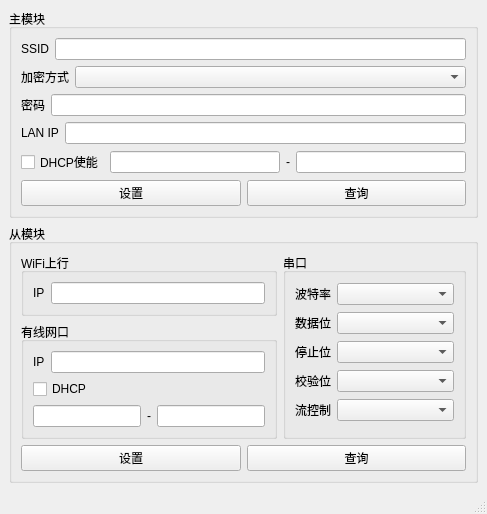
<?xml version="1.0" encoding="UTF-8"?>
<ui version="4.0">
 <class>MainWindow</class>
 <widget class="QMainWindow" name="MainWindow">
  <property name="geometry">
   <rect>
    <x>0</x>
    <y>0</y>
    <width>487</width>
    <height>497</height>
   </rect>
  </property>
  <property name="windowTitle">
   <string>MainWindow</string>
  </property>
  <widget class="QWidget" name="centralwidget">
   <layout class="QVBoxLayout" name="verticalLayout">
    <item>
     <widget class="QGroupBox" name="groupBox">
      <property name="title">
       <string>主模块</string>
      </property>
      <layout class="QVBoxLayout" name="verticalLayout_5">
       <item>
        <layout class="QHBoxLayout" name="horizontalLayout_11">
         <item>
          <widget class="QLabel" name="label_2">
           <property name="text">
            <string>SSID</string>
           </property>
          </widget>
         </item>
         <item>
          <widget class="QLineEdit" name="lineEditSSID"/>
         </item>
        </layout>
       </item>
       <item>
        <layout class="QHBoxLayout" name="horizontalLayout_10">
         <item>
          <widget class="QLabel" name="label_3">
           <property name="text">
            <string>加密方式</string>
           </property>
          </widget>
         </item>
         <item>
          <widget class="QComboBox" name="comboBoxEncryption">
           <property name="sizePolicy">
            <sizepolicy hsizetype="Expanding" vsizetype="Fixed">
             <horstretch>0</horstretch>
             <verstretch>0</verstretch>
            </sizepolicy>
           </property>
          </widget>
         </item>
        </layout>
       </item>
       <item>
        <layout class="QHBoxLayout" name="horizontalLayout_9">
         <item>
          <widget class="QLabel" name="label_4">
           <property name="text">
            <string>密码</string>
           </property>
          </widget>
         </item>
         <item>
          <widget class="QLineEdit" name="lineEditPassword"/>
         </item>
        </layout>
       </item>
       <item>
        <layout class="QHBoxLayout" name="horizontalLayout_8">
         <item>
          <widget class="QLabel" name="label_5">
           <property name="text">
            <string>LAN IP</string>
           </property>
          </widget>
         </item>
         <item>
          <widget class="QLineEdit" name="lineEditMasterLanIP"/>
         </item>
        </layout>
       </item>
       <item>
        <layout class="QHBoxLayout" name="horizontalLayout_7">
         <item>
          <widget class="QCheckBox" name="checkBoxMaster">
           <property name="text">
            <string>DHCP使能</string>
           </property>
          </widget>
         </item>
         <item>
          <widget class="QLineEdit" name="lineEditMasterIPMin"/>
         </item>
         <item>
          <widget class="QLabel" name="label_6">
           <property name="text">
            <string>-</string>
           </property>
          </widget>
         </item>
         <item>
          <widget class="QLineEdit" name="lineEditMasterIPMax"/>
         </item>
        </layout>
       </item>
       <item>
        <layout class="QHBoxLayout" name="horizontalLayout_12">
         <item>
          <widget class="QPushButton" name="pushButtonMasterSet">
           <property name="sizePolicy">
            <sizepolicy hsizetype="Minimum" vsizetype="Preferred">
             <horstretch>0</horstretch>
             <verstretch>0</verstretch>
            </sizepolicy>
           </property>
           <property name="text">
            <string>设置</string>
           </property>
          </widget>
         </item>
         <item>
          <widget class="QPushButton" name="pushButtonMasterGet">
           <property name="sizePolicy">
            <sizepolicy hsizetype="Minimum" vsizetype="Preferred">
             <horstretch>0</horstretch>
             <verstretch>0</verstretch>
            </sizepolicy>
           </property>
           <property name="text">
            <string>查询</string>
           </property>
          </widget>
         </item>
        </layout>
       </item>
      </layout>
     </widget>
    </item>
    <item>
     <widget class="QGroupBox" name="groupBox_2">
      <property name="sizePolicy">
       <sizepolicy hsizetype="Preferred" vsizetype="Preferred">
        <horstretch>0</horstretch>
        <verstretch>0</verstretch>
       </sizepolicy>
      </property>
      <property name="title">
       <string>从模块</string>
      </property>
      <layout class="QVBoxLayout" name="verticalLayout_4">
       <item>
        <layout class="QHBoxLayout" name="horizontalLayout_22">
         <item>
          <layout class="QVBoxLayout" name="verticalLayout_8">
           <item>
            <widget class="QGroupBox" name="groupBox_4">
             <property name="sizePolicy">
              <sizepolicy hsizetype="Minimum" vsizetype="Preferred">
               <horstretch>0</horstretch>
               <verstretch>0</verstretch>
              </sizepolicy>
             </property>
             <property name="title">
              <string>WiFi上行</string>
             </property>
             <layout class="QHBoxLayout" name="horizontalLayout_15">
              <item>
               <widget class="QLabel" name="label_7">
                <property name="text">
                 <string>IP</string>
                </property>
               </widget>
              </item>
              <item>
               <widget class="QLineEdit" name="lineEditFollowerWifiIP">
                <property name="sizePolicy">
                 <sizepolicy hsizetype="Expanding" vsizetype="Fixed">
                  <horstretch>0</horstretch>
                  <verstretch>0</verstretch>
                 </sizepolicy>
                </property>
               </widget>
              </item>
             </layout>
            </widget>
           </item>
           <item>
            <widget class="QGroupBox" name="groupBox_5">
             <property name="sizePolicy">
              <sizepolicy hsizetype="Fixed" vsizetype="Preferred">
               <horstretch>0</horstretch>
               <verstretch>0</verstretch>
              </sizepolicy>
             </property>
             <property name="title">
              <string>有线网口</string>
             </property>
             <layout class="QVBoxLayout" name="verticalLayout_6">
              <item>
               <layout class="QHBoxLayout" name="horizontalLayout_14">
                <item>
                 <widget class="QLabel" name="label_8">
                  <property name="text">
                   <string>IP</string>
                  </property>
                 </widget>
                </item>
                <item>
                 <widget class="QLineEdit" name="lineEditFollowerLanIP">
                  <property name="sizePolicy">
                   <sizepolicy hsizetype="Expanding" vsizetype="Fixed">
                    <horstretch>0</horstretch>
                    <verstretch>0</verstretch>
                   </sizepolicy>
                  </property>
                 </widget>
                </item>
               </layout>
              </item>
              <item>
               <widget class="QCheckBox" name="checkBoxFollower">
                <property name="text">
                 <string>DHCP</string>
                </property>
               </widget>
              </item>
              <item>
               <layout class="QHBoxLayout" name="horizontalLayout_13">
                <item>
                 <widget class="QLineEdit" name="lineEditFollowerIPMin">
                  <property name="sizePolicy">
                   <sizepolicy hsizetype="Minimum" vsizetype="Fixed">
                    <horstretch>0</horstretch>
                    <verstretch>0</verstretch>
                   </sizepolicy>
                  </property>
                 </widget>
                </item>
                <item>
                 <widget class="QLabel" name="label_9">
                  <property name="text">
                   <string>-</string>
                  </property>
                 </widget>
                </item>
                <item>
                 <widget class="QLineEdit" name="lineEditFollowerIPMax">
                  <property name="sizePolicy">
                   <sizepolicy hsizetype="Minimum" vsizetype="Fixed">
                    <horstretch>0</horstretch>
                    <verstretch>0</verstretch>
                   </sizepolicy>
                  </property>
                 </widget>
                </item>
               </layout>
              </item>
             </layout>
            </widget>
           </item>
          </layout>
         </item>
         <item>
          <widget class="QGroupBox" name="groupBox_3">
           <property name="sizePolicy">
            <sizepolicy hsizetype="Expanding" vsizetype="Preferred">
             <horstretch>0</horstretch>
             <verstretch>0</verstretch>
            </sizepolicy>
           </property>
           <property name="title">
            <string>串口</string>
           </property>
           <layout class="QVBoxLayout" name="verticalLayout_7">
            <item>
             <layout class="QHBoxLayout" name="horizontalLayout_16">
              <item>
               <widget class="QLabel" name="label_10">
                <property name="text">
                 <string>波特率</string>
                </property>
               </widget>
              </item>
              <item>
               <widget class="QComboBox" name="comboBoxBuard">
                <property name="sizePolicy">
                 <sizepolicy hsizetype="Expanding" vsizetype="Fixed">
                  <horstretch>0</horstretch>
                  <verstretch>0</verstretch>
                 </sizepolicy>
                </property>
               </widget>
              </item>
             </layout>
            </item>
            <item>
             <layout class="QHBoxLayout" name="horizontalLayout_17">
              <item>
               <widget class="QLabel" name="label_11">
                <property name="text">
                 <string>数据位</string>
                </property>
               </widget>
              </item>
              <item>
               <widget class="QComboBox" name="comboBoxDatabit">
                <property name="sizePolicy">
                 <sizepolicy hsizetype="Expanding" vsizetype="Fixed">
                  <horstretch>0</horstretch>
                  <verstretch>0</verstretch>
                 </sizepolicy>
                </property>
               </widget>
              </item>
             </layout>
            </item>
            <item>
             <layout class="QHBoxLayout" name="horizontalLayout_18">
              <item>
               <widget class="QLabel" name="label_12">
                <property name="text">
                 <string>停止位</string>
                </property>
               </widget>
              </item>
              <item>
               <widget class="QComboBox" name="comboBoxStopbit">
                <property name="sizePolicy">
                 <sizepolicy hsizetype="Expanding" vsizetype="Fixed">
                  <horstretch>0</horstretch>
                  <verstretch>0</verstretch>
                 </sizepolicy>
                </property>
               </widget>
              </item>
             </layout>
            </item>
            <item>
             <layout class="QHBoxLayout" name="horizontalLayout_19">
              <item>
               <widget class="QLabel" name="label_13">
                <property name="text">
                 <string>校验位</string>
                </property>
               </widget>
              </item>
              <item>
               <widget class="QComboBox" name="comboBoxCheckbit">
                <property name="sizePolicy">
                 <sizepolicy hsizetype="Expanding" vsizetype="Fixed">
                  <horstretch>0</horstretch>
                  <verstretch>0</verstretch>
                 </sizepolicy>
                </property>
               </widget>
              </item>
             </layout>
            </item>
            <item>
             <layout class="QHBoxLayout" name="horizontalLayout_20">
              <item>
               <widget class="QLabel" name="label_14">
                <property name="text">
                 <string>流控制</string>
                </property>
               </widget>
              </item>
              <item>
               <widget class="QComboBox" name="comboBoxFlowcontrol">
                <property name="sizePolicy">
                 <sizepolicy hsizetype="Expanding" vsizetype="Fixed">
                  <horstretch>0</horstretch>
                  <verstretch>0</verstretch>
                 </sizepolicy>
                </property>
               </widget>
              </item>
             </layout>
            </item>
           </layout>
          </widget>
         </item>
        </layout>
       </item>
       <item>
        <layout class="QHBoxLayout" name="horizontalLayout_21">
         <item>
          <widget class="QPushButton" name="pushButtonFollowerSet">
           <property name="sizePolicy">
            <sizepolicy hsizetype="Minimum" vsizetype="Preferred">
             <horstretch>0</horstretch>
             <verstretch>0</verstretch>
            </sizepolicy>
           </property>
           <property name="text">
            <string>设置</string>
           </property>
          </widget>
         </item>
         <item>
          <widget class="QPushButton" name="pushButtonFollowerGet">
           <property name="sizePolicy">
            <sizepolicy hsizetype="Minimum" vsizetype="Preferred">
             <horstretch>0</horstretch>
             <verstretch>0</verstretch>
            </sizepolicy>
           </property>
           <property name="text">
            <string>查询</string>
           </property>
          </widget>
         </item>
        </layout>
       </item>
      </layout>
     </widget>
    </item>
   </layout>
  </widget>
  <widget class="QMenuBar" name="menubar">
   <property name="geometry">
    <rect>
     <x>0</x>
     <y>0</y>
     <width>487</width>
     <height>23</height>
    </rect>
   </property>
  </widget>
  <widget class="QStatusBar" name="statusbar"/>
 </widget>
 <resources/>
 <connections/>
</ui>
